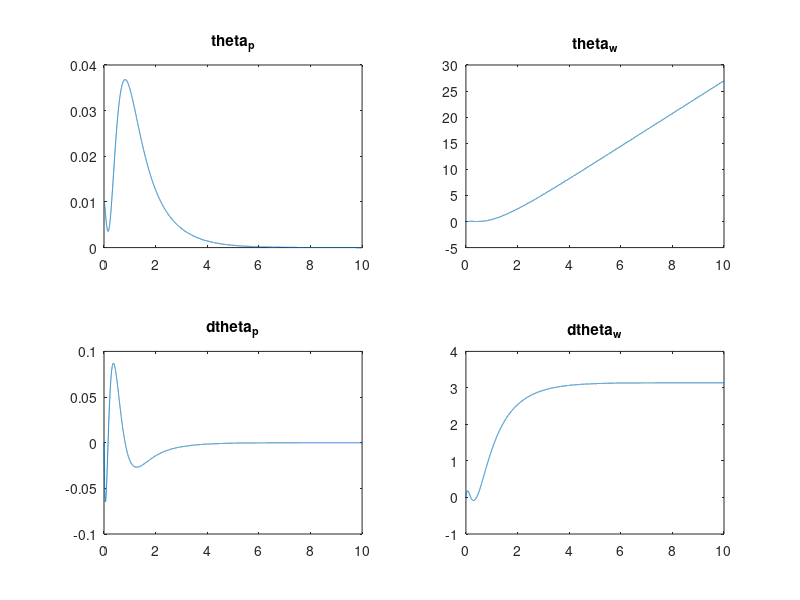
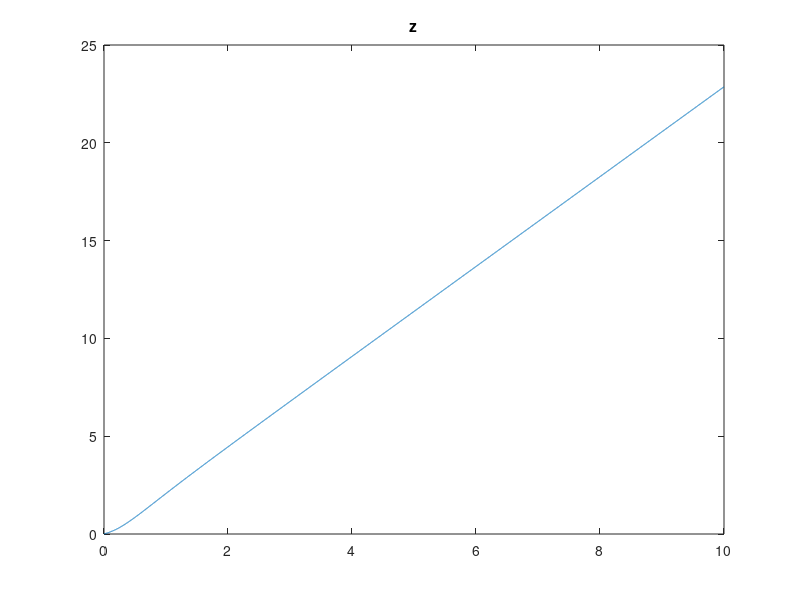
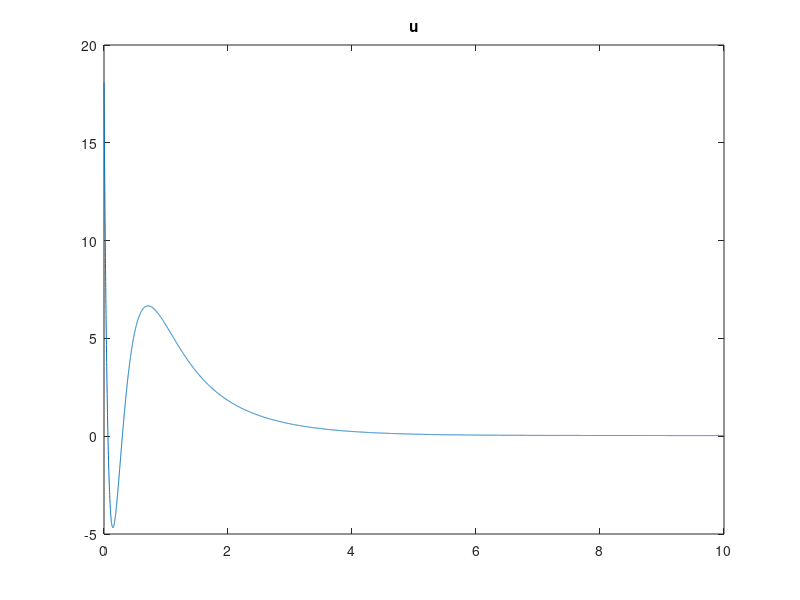

Source code (MATLAB) for these figures, in order:
%パラメータ
m_w = 20e-3; % ホイールの重さ [kg]
m_p = 100e-3; % 振子の重さ [kg]
r_w = 10e-3; % ホイールの半径 [m]
r_p = 60e-3; % 振子の重心までの距離 [m]
J_w = 1e-3; % ホイールのイナーシャ
J_p = 1e-3; % 振子のイナーシャ
J_m = 1e-3; % モータの回転子のイナーシャ
g = 9.8; % 重力加速度 [m/s^2]
n = 3; % 減速比
kt = 3.52e-3; %トルク定数 [Nm/A]
kn = 2710; % 回転数定数[rpm/V]
ke = 1 / (kn * 2*pi / 60); %起電力定数 [V/rpm]
R = 2.9; %内部抵抗 [Ω]
t_md = 0; % 摩擦トルク[Nm]
V_offset = R * t_md / kt;

a11 = (m_w + m_p) * r_w^2 + 2 * m_p * r_w * r_p + m_p * r_p^2 + J_p + J_w;
a12 = (m_w + m_p) * r_w^2 + m_p * r_w * r_p + J_w;
a21 = (m_w + m_p) * r_w^2 + m_p * r_w * r_p + J_w;
a22 = (m_w + m_p) * r_w^2 + J_w + n^2 * J_m;
delta = a11 * a22 - a12 * a21;

A = [0, 1, 0, 0;
     a22 * m_p * g * r_p / delta, 0, 0, (a21 * n^2 * kt * ke / R)/delta;
     0, 0, 0, 1;
     -a21 * m_p * g * r_p / delta, 0, 0, (-a11 * n^2 * kt * ke /R) / delta];

B = [0;
     (-a12 * n * kt / R) / delta;
     0;
     (a11 * n * kt / R) / delta];

C = [1, 1, 1, 1];

% 拡大系
Ab = [A, zeros(4, 1);
      -C, 0];
Bb = [B; 0];

% 可制御
Uc = [Bb, Ab*Bb, Ab^2*Bb, Ab^3*Bb, Ab^4*Bb];
if det(Uc) ~= 0
    disp('可制御である')
end

%状態フィードバック
Q = [10, 0, 0, 0, 0;
     0, 0.01, 0, 0, 0;
     0, 0, 0.01, 0, 0;
     0, 0, 0, 1, 0;
     0, 0, 0, 0, 10];
R = 0.001;
gain = lqr(Ab, Bb, Q, R);
f = gain(1:4);
k = -gain(5);

%シミュレーション
dt = 0.001;
t = 0 : dt : 10;
xb0 = [0.01; 0; 0; 0]; % 初期値
z = 0; % 偏差の積分
v = [0; 0; 0; 0]; % 外乱
r = 1; % 目標角度 [rad]
r_w = pi; %目標各速度[rad/s]

u = 0; % 入力の初期値
xb = xb0;

s_x1 = []; %theta_p
s_x2 = []; %dtheta_p
s_x3 = []; %theta_w
s_x4 = []; %dtheta_w
s_z = [];
s_u = [];

for n = t
    r = r + r_w * dt;
    dxb = Ab * [xb; z] + Bb * u + [v; r];
    xb = xb + dxb(1:4, 1) * dt;
    z = z + dxb(5) * dt;
    u = -f*xb + k*z;
    
    s_x1 = [s_x1 xb(1)];
    s_x2 = [s_x2 xb(2)];
    s_x3 = [s_x3 xb(3)];
    s_x4 = [s_x4 xb(4)];
    s_z = [s_z z];
    s_u = [s_u u];
end

figure(1)
subplot(2, 2, 1)
plot(t, s_x1);
% legend('theta_p')
title('theta_p')

subplot(2, 2, 3)
plot(t, s_x2);
% legend('dtheta_p')
title('dtheta_p')

subplot(2, 2, 2)
plot(t, s_x3);
% legend('theta_w')
title('theta_w')

subplot(2, 2, 4)
plot(t, s_x4);
% legend('dtheta_w')
title('dtheta_w')

figure(2)
plot(t, s_z);
% legend('z')
title('z')

figure(3)
plot(t, s_u);
% legend('u')
title('u')